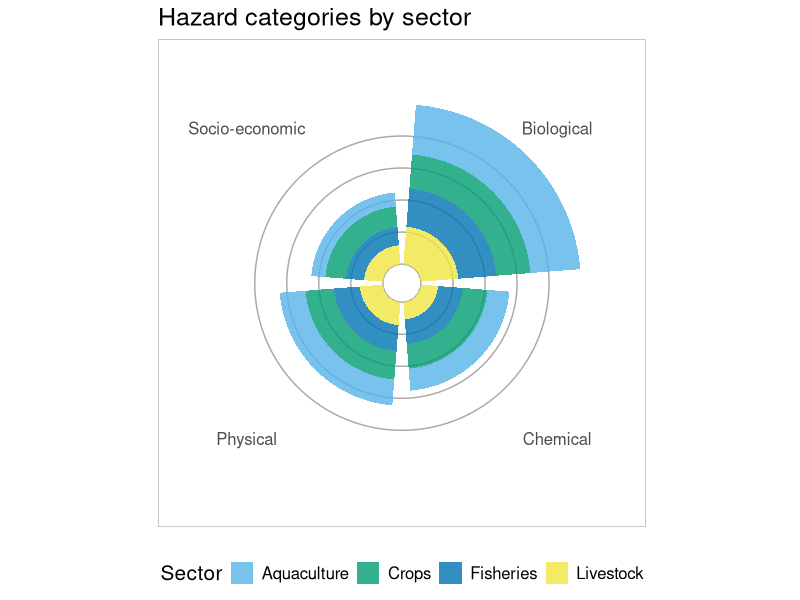
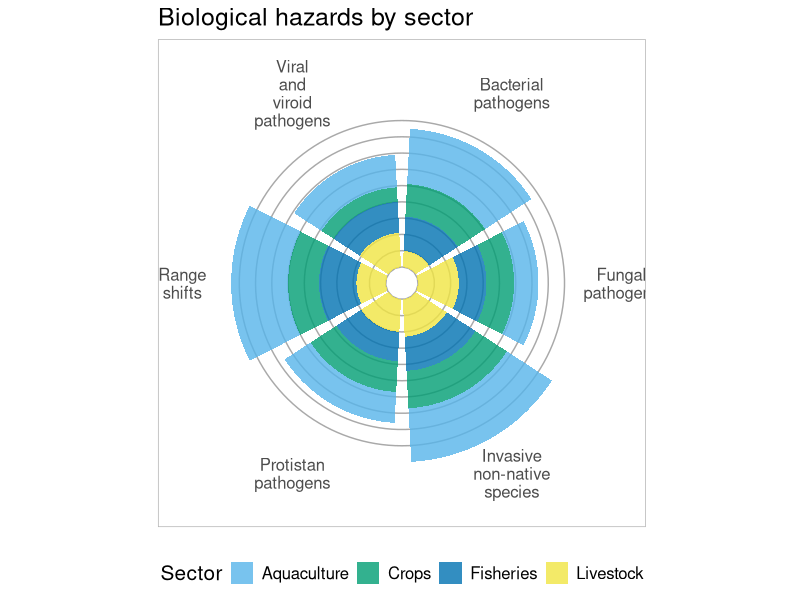

R code for these plots, in order:
#### Rose diagram ####

# Load packages
library(tidyverse)
library(viridis)
library(readxl)
library(here)
library(data.table)

# Import synthetic data
hazard_scores <- read_xlsx(here::here("data",
                                    "data_structure.xlsx")) %>% data.table()

# By sector --------------------------------------------------------------------

sector_cols <- c("#56B4E9",
                          "#009E73",
                          "#0072B2",
                          "#F0E442")

names(sector_cols) <- c("Aquaculture",
                        "Crops",
                        "Fisheries",
                        "Livestock")

## Category by sector ==========================================================

ggplot(data = hazard_scores) +
  geom_hline(yintercept = seq(0, 400, 100), colour = "darkgrey") +
  geom_bar(aes(x = Category, y = Score, fill = Sector), stat = "identity", alpha = 0.8) +
  coord_polar() +
  scale_fill_manual(values = sector_cols) +
  scale_y_continuous(limits = c(-10, 500), expand = c(0, 50)) +
  coord_polar() +
  theme_light() +
  ggtitle("Hazard categories by sector") +
  theme(axis.text.y = element_blank(),
        axis.ticks = element_blank(),
        axis.title = element_blank(),
        panel.grid = element_blank(),
        legend.position = "bottom",
        text = element_text(size = 15))

## Hazards by sector ===========================================================

biological_hazards <- hazard_scores[Category == "Biological"]
ggplot(data = biological_hazards) +
  geom_hline(yintercept = seq(0, 90, 10), colour = "darkgrey") +
  geom_bar(aes(x = str_wrap(Hazard, 5), y = Score, fill = Sector), stat = "identity", alpha = 0.8) +
  coord_polar() +
  scale_fill_manual(values = sector_cols) +
  scale_y_continuous(limits = c(0, 100), expand = c(0, 10)) +
  coord_polar() +
  theme_light() +
  ggtitle("Biological hazards by sector") +
  theme(axis.text.y = element_blank(),
        axis.ticks = element_blank(),
        axis.title = element_blank(),
        panel.grid = element_blank(),
        legend.position = "bottom",
        text = element_text(size = 15))


